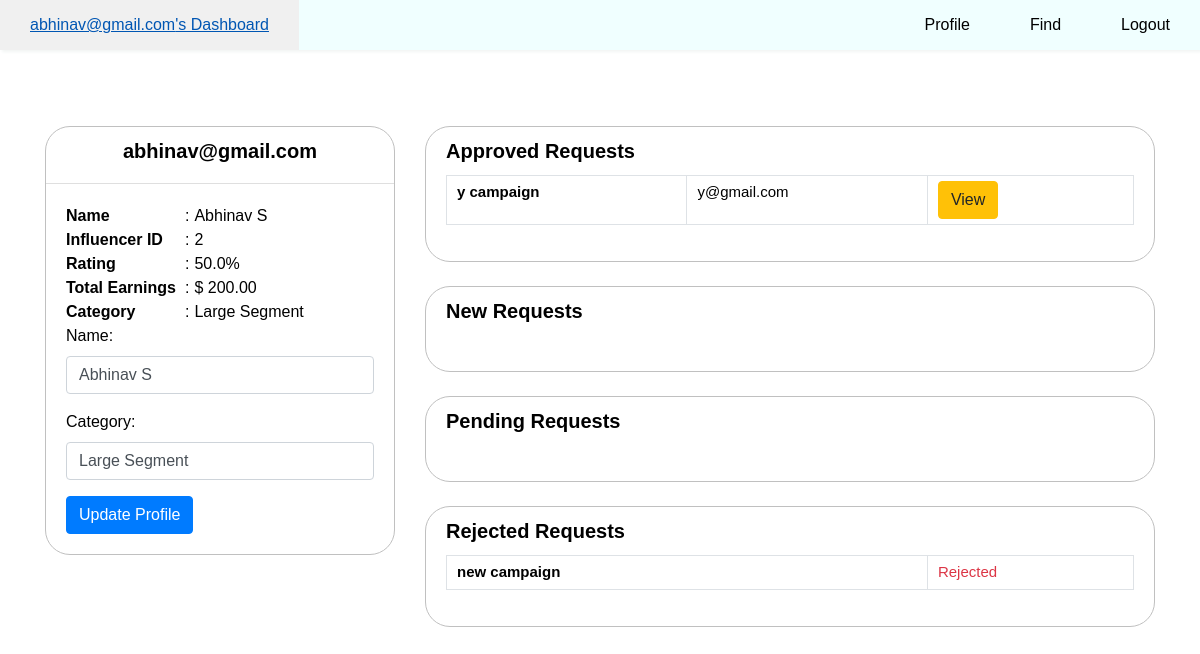
The page /profile (signed in) on the database its author committed.
### model.py (models this page shows)
class User(db.Model):
    id = db.Column(db.Integer, primary_key = True)
    name = db.Column(db.String, unique = False, nullable = True, default=lambda: '')
    email = db.Column(db.String, unique = True, nullable = False)
    password = db.Column(db.String, nullable = False)
    isAdmin = db.Column(db.Boolean, default = False)
    isInfluencer = db.Column(db.Boolean, default = False)
    isSponsor = db.Column(db.Boolean, default = False)
    isBlacklist = db.Column(db.Boolean, default = False)
    influencer = db.relationship('Influencer', back_populates='user', cascade="all, delete-orphan", uselist=False)
    sponsor = db.relationship('Sponsor', back_populates='user', cascade="all, delete-orphan", uselist=False)

class Influencer(db.Model):
    influencer_id = db.Column(db.Integer, db.ForeignKey('user.id'),primary_key=True)
    category = db.Column(db.String, nullable=True, default = '')
    rating = db.Column(db.Float, default=50.0)
    user = db.relationship('User', back_populates='influencer')
    requests = db.relationship('Request', back_populates='influencer', cascade="all, delete-orphan")
    blacklist_requests = db.relationship('BlacklistRequest', back_populates='influencer', cascade="all, delete-orphan")

class Request(db.Model):
    request_id = db.Column(db.Integer, primary_key=True)
    campaign_id = db.Column(db.Integer, db.ForeignKey('campaign.campaign_id'), nullable=False)
    influencer_id = db.Column(db.Integer, db.ForeignKey('influencer.influencer_id'), nullable=False)
    initiated_by_influencer = db.Column(db.Boolean, nullable=False)
    influencer_approved = db.Column(db.Boolean, nullable=True)
    sponsor_approved = db.Column(db.Boolean, nullable=True)
    status = db.Column(db.String, nullable=False, default='Pending')
    campaign = db.relationship('Campaign', back_populates='requests')
    influencer = db.relationship('Influencer', back_populates='requests')
    __table_args__ = (db.UniqueConstraint('campaign_id', 'influencer_id', name='unique_camp_inf_req'),)

class Campaign(db.Model):
    campaign_id = db.Column(db.Integer, primary_key=True)
    sponsor_id = db.Column(db.Integer, db.ForeignKey('sponsor.sponsor_id'), nullable=False)
    title = db.Column(db.String, nullable=False)
    description = db.Column(db.Text, nullable=False)
    budget = db.Column(db.Numeric(10, 2), nullable=False)
    start_date = db.Column(db.Date, nullable=False)
    end_date = db.Column(db.Date, nullable=False)
    status = db.Column(db.String, nullable=False)
    niche = db.Column(db.String, nullable=False)
    isBlacklist = db.Column(db.Boolean, default=False)
    sponsor = db.relationship('Sponsor', back_populates='campaigns')
    requests = db.relationship('Request', back_populates='campaign', cascade="all, delete-orphan")

### app.py (the view, shortened to what this page needs)
@app.route('/profile',methods =['GET','POST'])
def profile():
    user = getUserInfo()
    if 'id' not in session:
        return redirect(url_for('login'))
    id = session['id']
    user = User.query.filter_by(id=id).first()
    if user.isInfluencer:
        approved_requests = Request.query.filter_by(
            influencer_id=user.influencer.influencer_id,
            status='Approved'
        ).all()
        active_campaigns = [req.campaign for req in approved_requests]
        new_requests = Request.query.filter_by(influencer_id=user.influencer.influencer_id,
                                                status='Pending',sponsor_approved=True,influencer_approved=None).all()
        rejected_requests = Request.query.filter_by( influencer_id=user.influencer.influencer_id, status='Rejected').all()
        pending_requests = Request.query.filter_by(influencer_id=user.influencer.influencer_id,
                                                    status='Pending',
                                                    sponsor_approved=None).all()
        total_earnings = sum(req.campaign.budget for req in approved_requests)
        return render_template('profile.html',  nav_type=user, approved_requests=approved_requests,
                                                new_requests=new_requests, pending_requests=pending_requests,
                                                rejected_requests=rejected_requests, total_earnings= total_earnings)
    elif user.isAdmin:
        return render_template('profile.html', nav_type=user)
    else:
        flash("Unauthorized access.", "danger")
        return redirect(url_for('login'))

### helper.py (called while the page is built)
def getUserInfo():
    if 'id' in session:
        current_user = User.query.filter_by(id = session['id']).first()
        if current_user:
            usr_id = current_user.id
            email = current_user.email
            isAdmin = current_user.isAdmin
            isInfluencer = current_user.isInfluencer
            isSponsor = current_user.isSponsor
            isBlacklist = current_user.isBlacklist
            return {'usr_id':usr_id, 'email':email, 'isAdmin':isAdmin, 'isInfluencer':isInfluencer, 'isSponsor':isSponsor,'isBlacklist':isBlacklist}
        else:
            return None

### templates/profile.html (shortened to what this page needs)
{% extends './layouts/layout.html' %}
{% block body %}
    {% include './components/navbar.html' %}
    {% if nav_type.isInfluencer %}
        {% include './components/influencer/profile.html' %}
    {% elif nav_type.isSponsor %}
        {% include './components/sponsor/profile.html' %}
    {% endif %}
{% endblock %}

### templates/components/navbar.html (shortened to what this page needs)
<nav>
    <ul>
        {% if nav_type.isInfluencer == 1 %}
        <li><a href="{{ url_for('index') }}">{{ nav_type.email }}'s Dashboard</a></li>
        <li><a href="{{ url_for('profile') }}">Profile</a></li>
        <li><a href="{{ url_for('findCampaigns') }}">Find</a></li>
        <li><a href="{{ url_for('logout') }}">Logout</a></li>
        {% endif %}
    </ul>
</nav>

### templates/components/influencer/profile.html (shortened to what this page needs)
<div style="height: 30px"></div>
<div class="influencer-profile">
    <div class="container">
        <div class="row">
            <div class="col-lg-4">
                <div class="card shadow-sm">
                    <div class="card-header bg-transparent text-center">
                        <h3>{{ nav_type.email }}</h3>
                    </div>
                    <div class="card-body">
                        <table>
                          <tr>
                            <th width="50%">Name</th>
                            <td width="2%">:</td>
                            <td width="2%"></td>
                            <td>{{ nav_type.influencer.user.name }}</td>
                          </tr>
                            <tr>
                                <th width="50%">Influencer ID</th>
                                <td width="2%">:</td>
                                <td width="2%"></td>
                                <td>{{ nav_type.influencer.influencer_id }}</td>
                            </tr>
                            <tr>
                                <th width="50%">Rating</th>
                                <td width="2%">:</td>
                                <td width="2%"></td>
                                <td>{{ nav_type.influencer.rating }}%</td>
                            </tr>
                            <tr>
                                <th width="50%">Total Earnings</th>
                                <td width="2%">:</td>
                                <td width="2%"></td>
                                <td>$ {{ total_earnings }}</td>
                            </tr>
                            <tr>
                              <th width="50%">Category</th>
                              <td width="2%">:</td>
                              <td width="2%"></td>
                              <td>{{ nav_type.influencer.category }}</td>
                          </tr>
                        </table>
                        <form method="POST" style="display: inline;" action="{{ url_for('edit_influencer_profile') }}">
                          <div class="form-group">
                              <label for="name">Name:</label>
                              <input type="text" class="form-control" id="name" name="name" value="{{ nav_type.influencer.user.name }}" required>
                          </div>
                          <div class="form-group">
                              <label for="category">Category:</label>
                              <input type="text" class="form-control" id="category" name="category" value="{{ nav_type.influencer.category }}" required>
                          </div>
                          <button type="submit" class="btn btn-primary">Update Profile</button>
                      </form>
                    </div>
                </div>
            </div>
            <div class="col-lg-8">
                <div class="card shadow-sm mb-4">
                    <div class="card-header bg-transparent border-0">
                        <h3 class="mb-0">Approved Requests</h3>
                    </div>
                    <div class="card-body pt-0">
                        <table class="table table-bordered">
                            {% for request in approved_requests %}
                            <tr>
                                <th width="35%">{{ request.campaign.title }}</th>
                                <td width="35%">{{ request.campaign.sponsor.user.email }}</td>
                                <td width="30%"><a href="#" class="btn btn-warning" data-toggle="modal" data-target="#campaignModal{{ request.campaign.campaign_id }}">View</a></td>
                            </tr>
                            {% endfor %}
                        </table>
                    </div>
                </div>
                <div class="card shadow-sm mb-4">
                    <div class="card-header bg-transparent border-0">
                        <h3 class="mb-0">New Requests</h3>
                    </div>
                    <div class="card-body pt-0">
                    </div>
                </div>
                <div class="card shadow-sm mb-4">
                    <div class="card-header bg-transparent border-0">
                        <h3 class="mb-0">Pending Requests</h3>
                    </div>
                    <div class="card-body pt-0">
                    </div>
                </div>
                <div class="card shadow-sm mb-4">
                    <div class="card-header bg-transparent border-0">
                        <h3 class="mb-0">Rejected Requests</h3>
                    </div>
                    <div class="card-body pt-0">
                        <table class="table table-bordered">
                            {% for request in rejected_requests %}
                            <tr>
                                <th width="70%">{{ request.campaign.title }}</th>
                                <td><span class="text-danger">Rejected</span></td>
                            </tr>
                            {% endfor %}
                        </table>
                    </div>
                </div>
            </div>
        </div>
    </div>
</div>

### static/style.css (style rules this page uses)
* { margin:0; padding:0; }
body { padding: 0; margin: 0; font-family: 'Franklin Gothic Medium', 'Arial Narrow', Arial, sans-serif; color: #000; min-height: 100vh; }
nav { background-color: azure; box-shadow: 2px 2px 3px rgb(242,245,244); }
nav ul { width: 100%; list-style: none; display: flex; justify-content: flex-end; align-items: center; }
nav li { height: 50px; }
nav a { height: 100%; padding: 0 30px; text-decoration: none; display: flex; align-items: center; color: black; }
nav li:first-child { margin-right: auto; }
form { display: flex; justify-content: center; align-items: center; min-height: 75vh; font-family: 'Franklin Gothic Medium', 'Arial Narrow', Arial, sans-serif; width: 100%; }
.influencer-profile { margin: 30px auto ; }
.influencer-profile .card { border-radius: 25px; border-color: silver; margin: auto; }
.influencer-profile .card h3 { font-size: 20px; font-weight: 700; }
.influencer-profile .table th, .influencer-profile .table td { font-size: 15px; padding: 5px 10px; color: #000; }

### rows shown on the page
User: email "abhinav@gmail.com", influencer.user.name "Abhinav S", name "Abhinav S"
Influencer: influencer.influencer_id "2", influencer.rating "50.0", influencer.category "Large Segment", category "Large Segment"
Request: campaign "y campaign", campaign.sponsor.user.email "y@gmail.com"
Request: campaign "new campaign"

### other values the page prints
{{ total_earnings }} "200.00"
